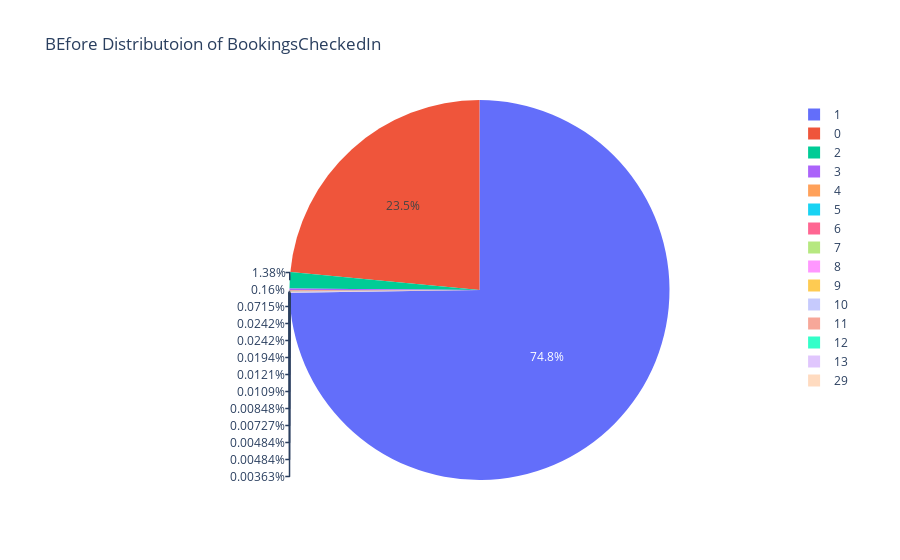

Write notebook code for a chart like this one.
### Code cell
top_15 = df['BookingsCheckedIn'].value_counts().head(15)
fig = px.pie( values = top_15.values,names=top_15.keys(), title='BEfore Distributoion of BookingsCheckedIn')
fig.show()

### Figure 1 — Plotly figure (JSON) as saved in the notebook; plotly's stock layout.template omitted (floating-point values rounded to 4 significant figures)
{"data": [{"domain": {"x": [0, 1], "y": [0, 1]}, "hovertemplate": "label=%{label}<br>value=%{value}<extra></extra>", "labels": [1, 0, 2, 3, 4, 5, 6, 7, 8, 9, 10, 11, 12, 13, 29], "legendgroup": "", "name": "", "showlegend": true, "type": "pie", "values": [61737, 19394, 1141, 132, 59, 20, 20, 16, 10, 9, 7, 6, 4, 4, 3]}], "layout": {"legend": {"tracegroupgap": 0}, "title": {"text": "BEfore Distributoion of BookingsCheckedIn"}}}
